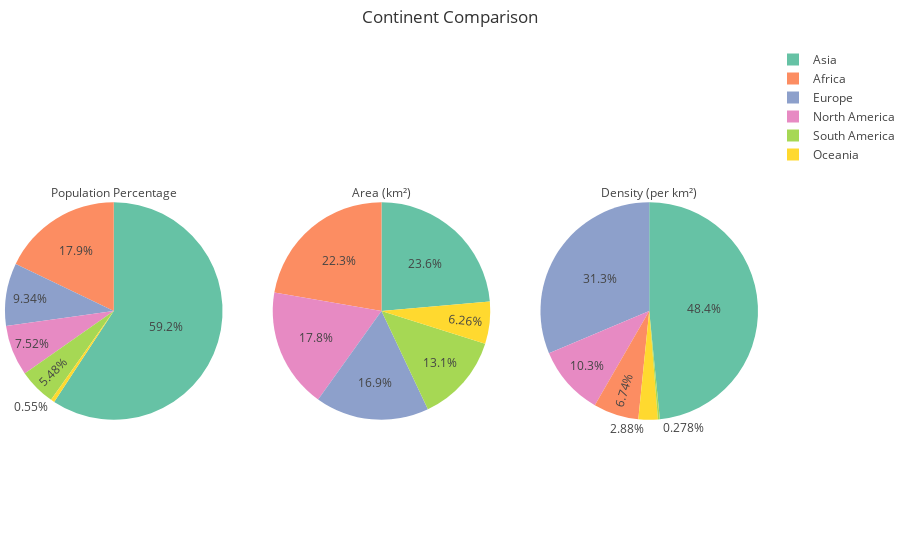

The cell this chart's notebook holds for it:
### Code cell
fig = make_subplots(rows=1, cols=3, specs=[[{'type':'domain'}, {'type':'domain'}, {'type':'domain'}]])

fig.add_trace(go.Pie(labels=df_continent.index, 
                     values=df_continent['World Population Percentage'], 
                     title="Population Percentage"), 1, 1)
fig.add_trace(go.Pie(labels=df_continent.index, 
                     values=df_continent['Area (km²)'], 
                     title="Area (km²)"), 1, 2)
fig.add_trace(go.Pie(labels=df_continent.index, 
                     values=df_continent['Density (per km²)'], 
                     title="Density (per km²)"), 1, 3)

fig.update_traces(hoverinfo="label+percent")
fig.update_layout(title_text="Continent Comparison", margin=dict(t=45, b=0, l=5, r=0))
fig.show()

### Figure 1 — Plotly figure (JSON) as saved in the notebook; plotly's stock layout.template omitted (floating-point values rounded to 4 significant figures)
{"data": [{"domain": {"x": [0, 0.2889], "y": [0, 1]}, "hoverinfo": "label+percent", "labels": ["Africa", "Asia", "Europe", "North America", "Oceania", "South America"], "title": {"text": "Population Percentage"}, "type": "pie", "values": [17.87, 59.19, 9.33, 7.51, 0.55, 5.48]}, {"domain": {"x": [0.3556, 0.6444], "y": [0, 1]}, "hoverinfo": "label+percent", "labels": ["Africa", "Asia", "Europe", "North America", "Oceania", "South America"], "title": {"text": "Area (km²)"}, "type": "pie", "values": [30317963, 32138141, 23010411, 24244178, 8515081, 17833382]}, {"domain": {"x": [0.7111, 1], "y": [0, 1]}, "hoverinfo": "label+percent", "labels": ["Africa", "Asia", "Europe", "North America", "Oceania", "South America"], "title": {"text": "Density (per km²)"}, "type": "pie", "values": [7128.0, 51250.0, 33170.0, 10910.0, 3048.0, 293.6]}], "layout": {"autosize": true, "margin": {"b": 0, "l": 5, "r": 0, "t": 45}, "title": {"text": "Continent Comparison"}}}
